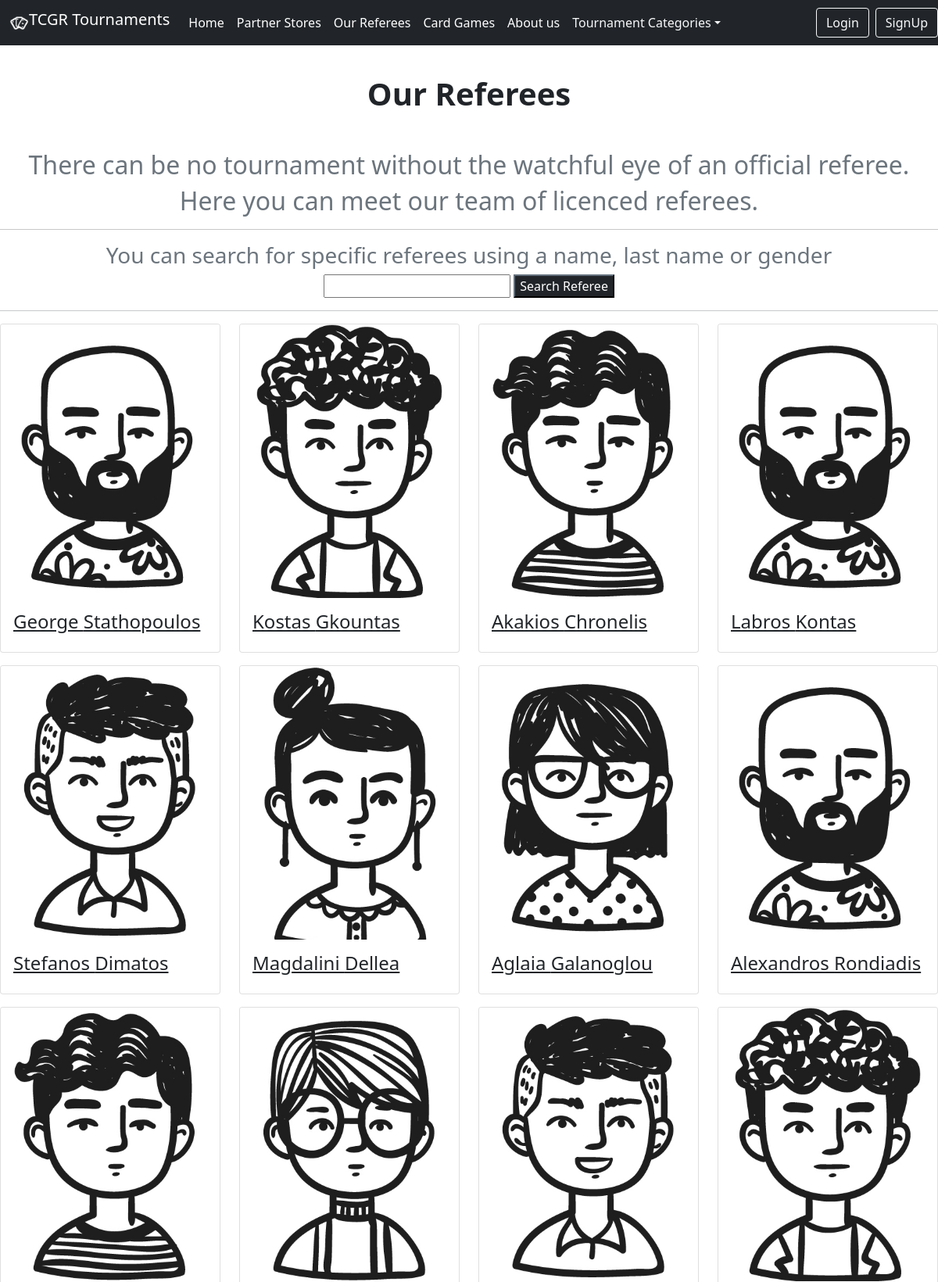
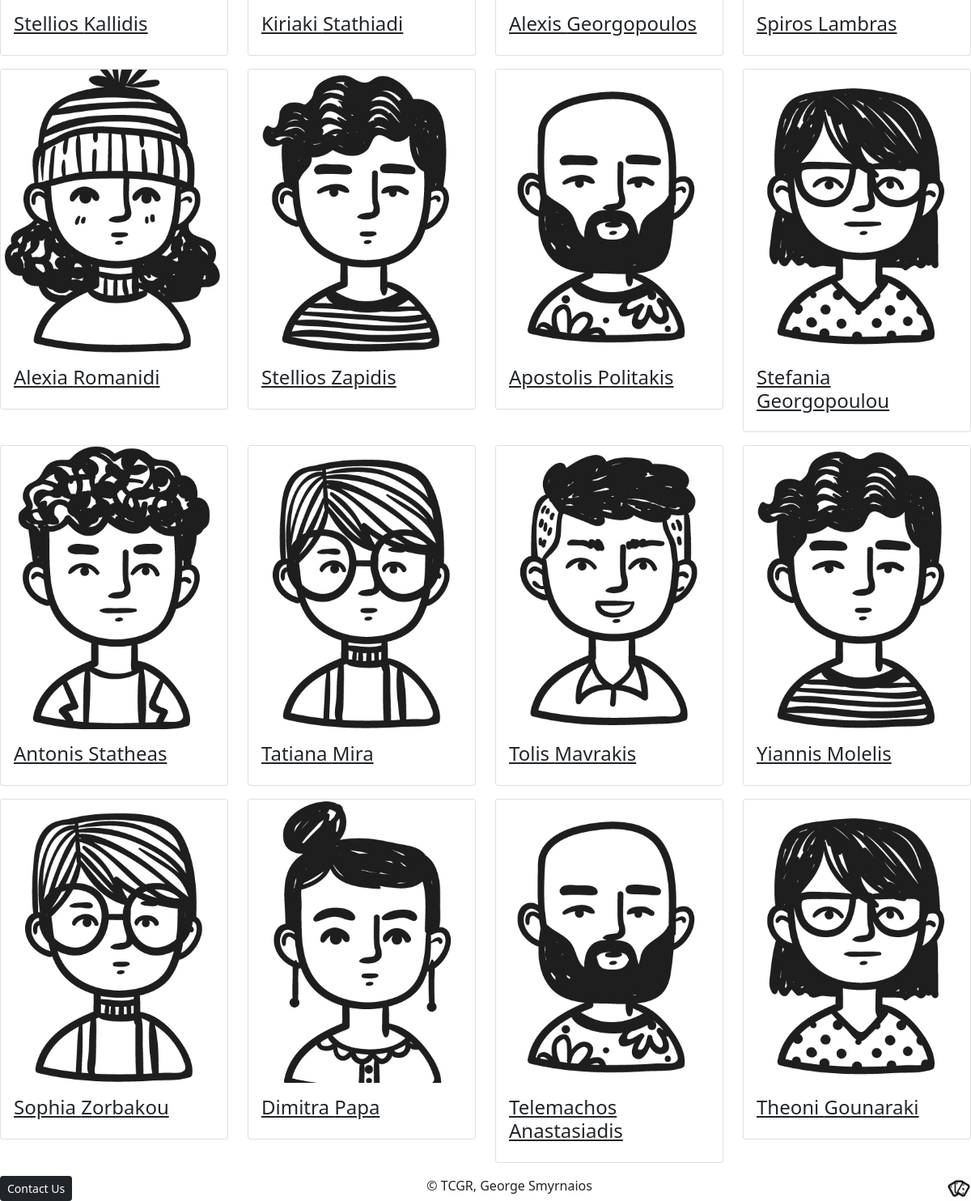
The page /referees/ on the database its author committed (2 pictures, top to bottom).
### tcgr/models.py (models this page shows, shortened)
class Referee(models.Model):
    name = models.CharField(max_length=20)
    lastname = models.CharField(max_length=40)
    cardgames = models.ManyToManyField('Cardgame')
    age = models.IntegerField(null=True)
    description = models.TextField(max_length=100, blank=True)
    avatar = models.CharField(max_length=30, blank=True)
    SEX_CHOICES = [('Male','Male'), ('Female','Female')]
    gender = models.TextField(max_length = 6, choices = SEX_CHOICES, blank=True)
    likes = models.ManyToManyField(User, related_name= 'referee')

### tcgr/views.py (the view)
# urls.py: path('referees/',views.referees,name='referees'),
def referees(request):
    categories = CategoryStore.objects.all()
    refs = Referee.objects.all()
    return render(request,'referees.html',{
        'refs' : refs,
        'categories': categories,
    })

### tcgr/models.py (called while the page is built)
    def __str__(self):
        return f"{self.name}"

### tcgr/templates/referees.html (shortened to what this page needs)
{% extends "base.html" %}
{%load static%}
{% block header %}
                <li class="nav-item dropdown">
                  <a class="nav-link dropdown-toggle text-light" href="#" id="navbarDropdown" role="button" data-bs-toggle="dropdown" aria-expanded="false">Tournament Categories</a>
                </li>
{% endblock %}
{% block body %}
<br>
        <section id="referees" class="pt-4">
            <h1 class="text-center my-5"><Strong>Our Referees</Strong></h1>
            <h2 class = "text-muted text-center">There can be no tournament without the watchful eye of an official referee.</h2>
            <h2 class = "text-muted text-center">Here you can meet our team of licenced referees.</h2>
            <hr>
            <h3 class = "text-muted text-center">You can search for specific referees using a name, last name or gender</h3>
            <div class="d-flex justify-content-center">
                <form method="post" action="{% url 'referee_search' %}" >
                    <input name="q" id="q" type="text"/>
                    <button type="submit" class="btm btn-dark">Search Referee</button>
                </form>
            </div>
            <hr>
            <div class="row">
             {% for referee in refs %}
                <div class="col-md-6 col-lg-3">
                    <div class="card mb-3">
                        <img class="card-img-top" src="/static/img/{{referee.avatar}}" alt="Referee Avatar">
                        <div class="card-body">
                            <a href="{% url 'referee_detail' referee.pk %}" class="link-dark">
                                <h4 class="card-title">{{referee.name}} {{referee.lastname}}</h4>
                            </a>
                        </div>
                    </div>
                </div>
            {% endfor %}
            </div>
        </section>
{% endblock %}

### tcgr/templates/base.html (shortened to what this page needs)
{% load static %}
<!DOCTYPE html>
<html lang="en">
<head>
    <link href="https://cdn.jsdelivr.net/npm/bootstrap@5.1.3/dist/css/bootstrap.min.css" rel="stylesheet">
    <link rel="stylesheet" href="https://cdnjs.cloudflare.com/ajax/libs/font-awesome/4.7.0/css/font-awesome.min.css">
    <link rel="stylesheet" href="{%static 'style.css'%}">
</head>
<body>
    <header>
        <nav class="navbar navbar-expand-md navbar-dark fixed-top bg-dark">
          <div class="container-fluid">
            <img src="/static/img/TCGRLogoWhite.png" class="d-flex justify-content-start" alt="Company Logo" width="25" >
            <h1 class="navbar-brand">TCGR Tournaments</h1>
            <div class="collapse navbar-collapse" id="navbarCollapse">
              <ul class="navbar-nav me-auto mb-2 mb-md-0">
                <li class="nav-item">
                  <a class="nav-link active" href="{%url 'home'%}">Home</a>
                </li>
                <li class="nav-item">
                  <a class="nav-link active" href="{%url 'partnerstores'%}">Partner Stores</a>
                </li>
                <li class="nav-item">
                  <a class="nav-link active" href="{%url 'referees'%}">Our Referees</a>
                </li>
                <li class="nav-item">
                  <a class="nav-link active" href="{%url 'cardgames'%}">Card Games</a>
                </li>
                <li class="nav-item">
                  <a class="nav-link active" href="{%url 'about'%}">About us</a>
                </li>
                {% block header %}
                {% endblock %}
              </ul>
            </div>
          </div>
                    {% if user.is_authenticated %}
                    <span class="navbar-text text-light mx-2"><a href="{%url 'profile'%}">{{user.username|capfirst}}</a></span>
                    <a class="btn btn-outline-light" href="{%url 'logout'%}">Logout</a>
                    {% else %}
                    <a class="btn btn-outline-light mx-2" href="{%url 'login'%}">Login</a>
                    <a class="btn btn-outline-light" href="{%url 'signup'%}">SignUp</a>
                    {% endif %}
        </nav>
      </header>
    {% block body %}
    {% endblock %}
    <footer class="footer">
        <div class="d-flex justify-content-between">
             <a href="https://twitter.com/" class="btn btn-dark btn-sm" tabindex="-1" role="button" aria-disabled="true">Contact Us</a>
             &copy; TCGR, George Smyrnaios
             <img src="/static/img/TCGRLogo.png" class="d-flex justify-content-end " alt="Company Logo" width="30" >
        </div>
</body>
</html>

### rows shown on the page
Referee: avatar (picture), name "George", lastname "Stathopoulos"
Referee: avatar (picture), name "Kostas", lastname "Gkountas"
Referee: avatar (picture), name "Akakios", lastname "Chronelis"
Referee: avatar (picture), name "Labros", lastname "Kontas"
Referee: avatar (picture), name "Stefanos", lastname "Dimatos"
Referee: avatar (picture), name "Magdalini", lastname "Dellea"
Referee: avatar (picture), name "Aglaia", lastname "Galanoglou"
Referee: avatar (picture), name "Alexandros", lastname "Rondiadis"
Referee: avatar (picture), name "Stellios", lastname "Kallidis"
Referee: avatar (picture), name "Kiriaki", lastname "Stathiadi"
Referee: avatar (picture), name "Alexis", lastname "Georgopoulos"
Referee: avatar (picture), name "Spiros", lastname "Lambras"
Referee: avatar (picture), name "Alexia", lastname "Romanidi"
Referee: avatar (picture), name "Stellios", lastname "Zapidis"
Referee: avatar (picture), name "Apostolis", lastname "Politakis"
Referee: avatar (picture), name "Stefania", lastname "Georgopoulou"
Referee: avatar (picture), name "Antonis", lastname "Statheas"
Referee: avatar (picture), name "Tatiana", lastname "Mira"
Referee: avatar (picture), name "Tolis", lastname "Mavrakis"
Referee: avatar (picture), name "Yiannis", lastname "Molelis"
Referee: avatar (picture), name "Sophia", lastname "Zorbakou"
Referee: avatar (picture), name "Dimitra", lastname "Papa"
Referee: avatar (picture), name "Telemachos", lastname "Anastasiadis"
Referee: avatar (picture), name "Theoni", lastname "Gounaraki"
